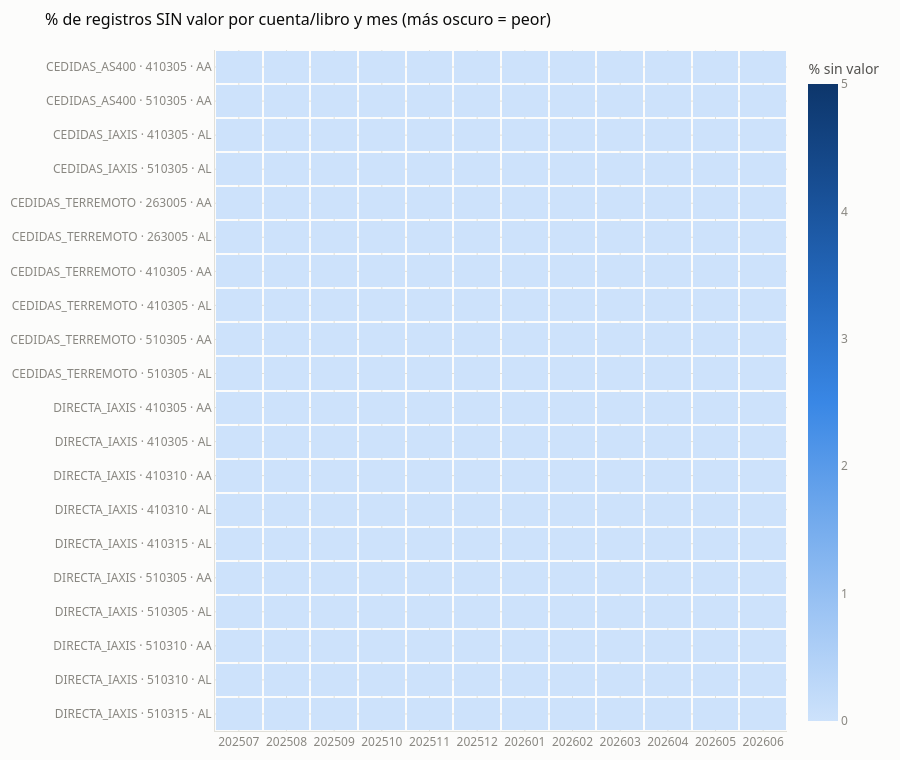

The notebook cell saved with this chart:
### Markdown cell above
### 4.2 Mapa de calor — historia de 12 meses

**El gráfico principal del tablero.** Cada fila es una combinación fuente + cuenta + libro; cada
columna es un mes. El color muestra el **% de registros SIN valor**:

- Celda **casi blanca / azul muy claro** = 0% sin valor = todo completo (lo normal, lo bueno).
- Celda **azul oscuro** = hay registros vacíos = ahí está el problema.
- Celda **gris vacía (sin color)** = esa cuenta/libro **no tiene ni una fila** en ese mes — también
  es una señal de alerta: puede que la carga de ese mes no haya llegado.

Pasa el mouse por encima de cualquier celda para ver el detalle exacto.

### Code cell
df["serie"] = df["fuente"] + " · " + df["cuenta"].astype(str) + " · " + df["libro"].astype(str).str.strip()

piv_sin  = df.pivot_table(index="serie", columns="periodo_contable_analisis",
                          values="pct_sin_valor", aggfunc="max")
piv_tot  = df.pivot_table(index="serie", columns="periodo_contable_analisis",
                          values="total_registros", aggfunc="sum")
piv_nul  = df.pivot_table(index="serie", columns="periodo_contable_analisis",
                          values="sin_valor", aggfunc="sum")

# Aseguramos las 12 columnas (si un mes no tiene datos, queda como hueco visible)
piv_sin = piv_sin.reindex(columns=PERIODOS)
piv_tot = piv_tot.reindex(columns=PERIODOS)
piv_nul = piv_nul.reindex(columns=PERIODOS)
piv_sin = piv_sin.sort_index(ascending=False)
piv_tot = piv_tot.reindex(piv_sin.index)
piv_nul = piv_nul.reindex(piv_sin.index)

zmax = max(float(piv_sin.max().max() or 0), 5.0)  # escala mínima 5% para que no explote con valores diminutos

hover = []
for s in piv_sin.index:
    fila = []
    for p in PERIODOS:
        v, t, n = piv_sin.loc[s, p], piv_tot.loc[s, p], piv_nul.loc[s, p]
        if pd.isna(v):
            fila.append(f"<b>{s}</b><br>{p}<br>⚠ Sin filas cargadas este mes")
        else:
            fila.append(f"<b>{s}</b><br>{p}<br>Registros: {int(t):,}<br>"
                        f"Sin valor: {int(n):,} ({v:.2f}%)<br>Completitud: {100 - v:.2f}%")
    hover.append(fila)

escala = [[i / (len(RAMPA_AZUL) - 1), c] for i, c in enumerate(RAMPA_AZUL)]

fig = go.Figure(go.Heatmap(
    z=piv_sin.values,
    x=[str(p) for p in PERIODOS],
    y=list(piv_sin.index),
    colorscale=escala, zmin=0, zmax=zmax,
    xgap=2, ygap=2,  # separación de 2px entre celdas
    hoverinfo="text", text=hover,
    colorbar=dict(title=dict(text="% sin valor", font=dict(color=INK_2)),
                  tickfont=dict(color=MUTED), outlinewidth=0),
))
layout_base(fig, "% de registros SIN valor por cuenta/libro y mes (más oscuro = peor)",
            alto=max(380, 32 * len(piv_sin) + 120))
fig.show()

### Figure 1 — Plotly figure (JSON) as saved in the notebook; plotly's stock layout.template omitted (floating-point values rounded to 4 significant figures; data arrays with more than 128 entries replaced by an {"elided": "..."} marker saying what was removed)
{"data": [{"colorbar": {"outlinewidth": 0, "tickfont": {"color": "#898781"}, "title": {"font": {"color": "#52514e"}, "text": "% sin valor"}}, "colorscale": [[0, "#cde2fb"], [0.1667, "#9ec5f4"], [0.3333, "#6da7ec"], [0.5, "#3987e5"], [0.6667, "#256abf"], [0.8333, "#184f95"], [1, "#0d366b"]], "hoverinfo": "text", "text": {"elided": "20x12 str values"}, "type": "heatmap", "x": ["202507", "202508", "202509", "202510", "202511", "202512", "202601", "202602", "202603", "202604", "202605", "202606"], "xgap": 2, "y": ["DIRECTA_IAXIS · 510315 · AL", "DIRECTA_IAXIS · 510310 · AL", "DIRECTA_IAXIS · 510310 · AA", "DIRECTA_IAXIS · 510305 · AL", "DIRECTA_IAXIS · 510305 · AA", "DIRECTA_IAXIS · 410315 · AL", "DIRECTA_IAXIS · 410310 · AL", "DIRECTA_IAXIS · 410310 · AA", "DIRECTA_IAXIS · 410305 · AL", "DIRECTA_IAXIS · 410305 · AA", "CEDIDAS_TERREMOTO · 510305 · AL", "CEDIDAS_TERREMOTO · 510305 · AA", "CEDIDAS_TERREMOTO · 410305 · AL", "CEDIDAS_TERREMOTO · 410305 · AA", "CEDIDAS_TERREMOTO · 263005 · AL", "CEDIDAS_TERREMOTO · 263005 · AA", "CEDIDAS_IAXIS · 510305 · AL", "CEDIDAS_IAXIS · 410305 · AL", "CEDIDAS_AS400 · 510305 · AA", "CEDIDAS_AS400 · 410305 · AA"], "ygap": 2, "z": {"elided": "20x12 float values"}, "zmax": 5, "zmin": 0}], "layout": {"font": {"color": "#52514e", "family": "system-ui, -apple-system, \"Segoe UI\", sans-serif", "size": 12}, "height": 760, "margin": {"b": 10, "l": 10, "r": 10, "t": 50}, "paper_bgcolor": "#fcfcfb", "plot_bgcolor": "#fcfcfb", "title": {"font": {"color": "#0b0b0b", "size": 16}, "text": "% de registros SIN valor por cuenta/libro y mes (más oscuro = peor)"}, "xaxis": {"gridcolor": "#e1e0d9", "linecolor": "#e1e0d9", "tickfont": {"color": "#898781"}, "zeroline": false}, "yaxis": {"gridcolor": "#e1e0d9", "linecolor": "#e1e0d9", "tickfont": {"color": "#898781"}, "zeroline": false}}}
